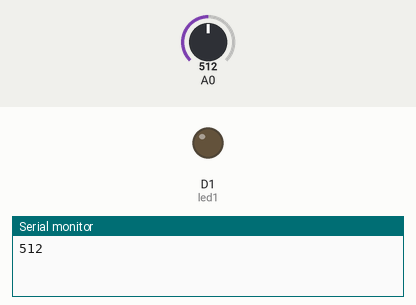
Simulated run of this sketch. Board: ESP8266 (NodeMCU). On the bench: output pins drawn as LEDs (lit = HIGH), the last lines printed to the serial monitor. Inputs (shaded band) come from the test bench; at power-on: A0 = 512.

Above: at 0.1 s.
At 0.6 s:
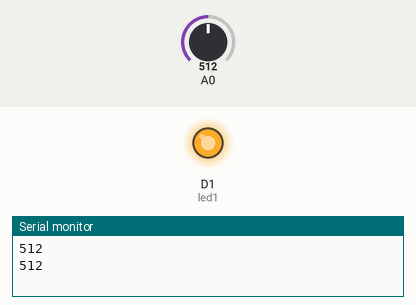
Timing chart, 0 to 2.1 s (numbered marks = the images above):
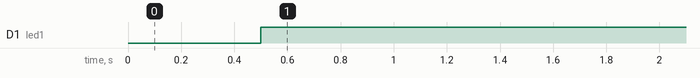

Measured:
- by itself, D1 (led1): LOW → HIGH at 0.50 s

The sketch:

AnalogReadSerial_with_LED.ino
```cpp
int led1 = D1;

void setup() {
  // initialize serial communication at 9600 bits per second:
  Serial.begin(9600);
  pinMode(led1, OUTPUT);
}

// the loop routine runs over and over again forever:
void loop() {
  // read the input on analog pin 0:
  int sensorValue = analogRead(A0);
  // print out the value you read:
  Serial.println(sensorValue);
  delay(500);        // delay in between reads for stability

  if(sensorValue > 300){
    digitalWrite(led1, HIGH);
  } else {
    digitalWrite(led1, LOW);
  }
}
```
